Frame 1 (no input): blank canvas, image omitted
Frame 60 (the mouse pressed at the canvas centre just before this capture): blank canvas, image omitted
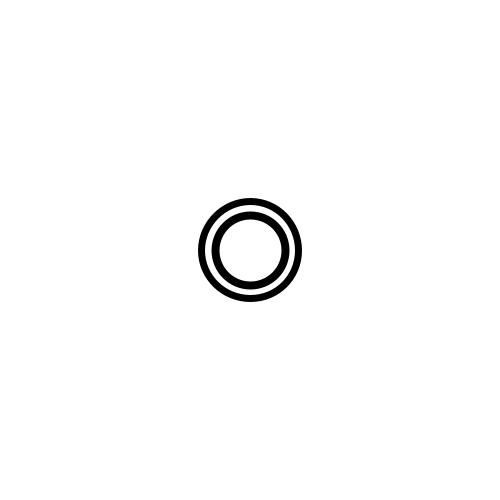
Frame 120 (the mouse held since frame 60 and released just before this capture)

The Processing sketch whose frames 1 and 60 were blank and that drew this single picture after the mouse press (run headless with seeded random() and noise(); from frame 60 on, the mouse is pressed at the canvas centre):

// Processing sketch: processing_93376
// ── processing_93376.pde

void setup() {
  size(500,500);
  smooth();
  background(255);
}

void draw() {
   variableEllipse(mouseX, mouseY, pmouseX, pmouseY);
}

void variableEllipse(int x, int y, int px, int py) {
  if (mousePressed == true) {
    float speed = abs(x-px) + abs(y-py);
    float shape = int(random (0, 100));
    float weight = int(random (0, 10));
    stroke(speed);
    ellipse(x, y, speed+shape, speed+shape);  
    strokeWeight(weight);
  }  
}
